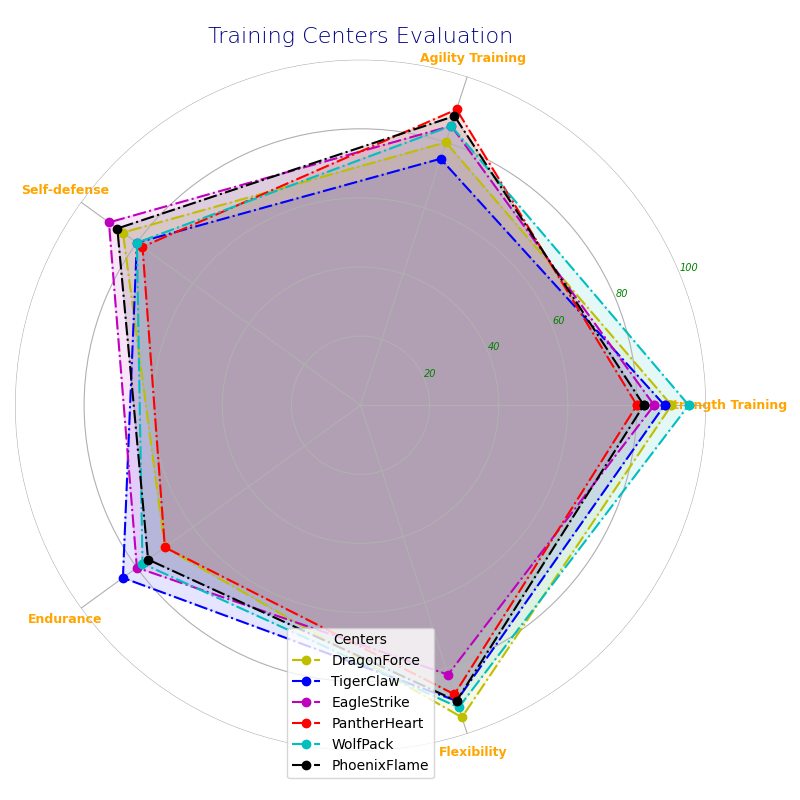

The Python source for this figure:
import numpy as np
import matplotlib.pyplot as plt
from math import pi

centers = ['DragonForce', 'TigerClaw', 'EagleStrike', 'PantherHeart', 'WolfPack', 'PhoenixFlame']
parameters = ['Strength Training', 'Agility Training', 'Self-defense', 'Endurance', 'Flexibility']

data = np.array([
    [90, 80, 85, 70, 95],
    [88, 75, 80, 85, 90],
    [85, 85, 90, 80, 82],
    [80, 90, 78, 70, 88],
    [95, 85, 80, 78, 92],
    [82, 88, 87, 76, 90]
])

num_vars = len(parameters)
angles = np.linspace(0, 2 * pi, num_vars, endpoint=False).tolist()
angles += angles[:1]

fig, ax = plt.subplots(figsize=(8, 8), subplot_kw=dict(polar=True))

def plot_center(data, color, label):
    values = data.tolist()
    values += values[:1]
    ax.plot(angles, values, linewidth=1.5, linestyle='dashdot', color=color, marker='o', label=label)
    ax.fill(angles, values, color=color, alpha=0.1)

# Manually shuffled colors
colors = ['y', 'b', 'm', 'r', 'c', 'k']

for idx, center_data in enumerate(data):
    plot_center(center_data, colors[idx], centers[idx])

plt.xticks(angles[:-1], parameters, color='orange', size=9, fontweight='heavy')

plt.yticks([20, 40, 60, 80, 100], ["20", "40", "60", "80", "100"], color="green", size=7, fontstyle='italic')
plt.ylim(0, 100)

plt.title('Training Centers Evaluation', size=16, color='navy', weight='light', position=(0.5, 1.1))

plt.legend(loc='lower center', bbox_to_anchor=(0.5, -0.05), title='Centers', fancybox=True)

ax.spines['polar'].set_visible(False)

plt.tight_layout()
plt.show()
